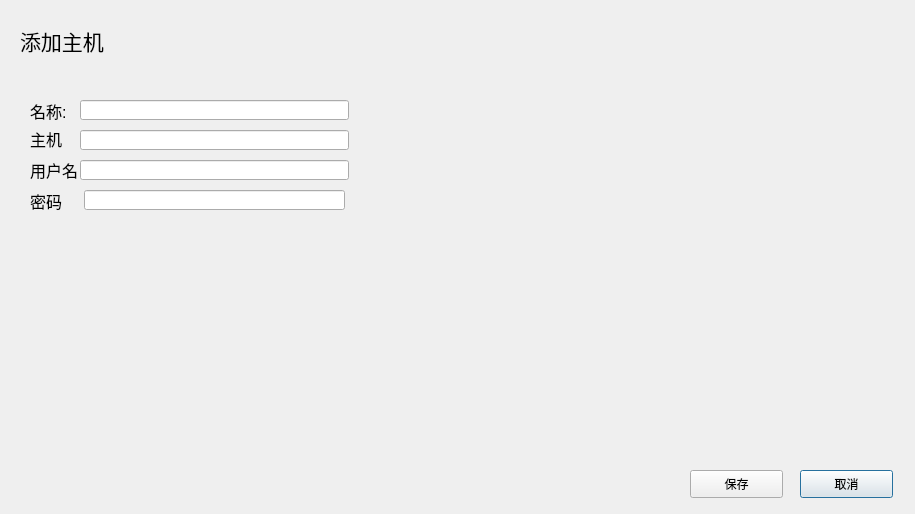
<?xml version="1.0" encoding="UTF-8"?>
<ui version="4.0">
 <class>add</class>
 <widget class="QDialog" name="add">
  <property name="geometry">
   <rect>
    <x>0</x>
    <y>0</y>
    <width>915</width>
    <height>514</height>
   </rect>
  </property>
  <property name="windowTitle">
   <string>添加主机</string>
  </property>
  <property name="layoutDirection">
   <enum>Qt::LayoutDirection::LeftToRight</enum>
  </property>
  <widget class="QLabel" name="label">
   <property name="geometry">
    <rect>
     <x>20</x>
     <y>20</y>
     <width>221</width>
     <height>41</height>
    </rect>
   </property>
   <property name="font">
    <font>
     <pointsize>16</pointsize>
    </font>
   </property>
   <property name="text">
    <string>添加主机</string>
   </property>
  </widget>
  <widget class="QPushButton" name="no">
   <property name="geometry">
    <rect>
     <x>800</x>
     <y>470</y>
     <width>93</width>
     <height>28</height>
    </rect>
   </property>
   <property name="text">
    <string>取消</string>
   </property>
  </widget>
  <widget class="QPushButton" name="ok">
   <property name="geometry">
    <rect>
     <x>690</x>
     <y>470</y>
     <width>93</width>
     <height>28</height>
    </rect>
   </property>
   <property name="text">
    <string>保存</string>
   </property>
  </widget>
  <widget class="QLineEdit" name="ming">
   <property name="geometry">
    <rect>
     <x>80</x>
     <y>100</y>
     <width>269</width>
     <height>20</height>
    </rect>
   </property>
  </widget>
  <widget class="QLabel" name="label_2">
   <property name="geometry">
    <rect>
     <x>30</x>
     <y>100</y>
     <width>48</width>
     <height>21</height>
    </rect>
   </property>
   <property name="font">
    <font>
     <pointsize>12</pointsize>
    </font>
   </property>
   <property name="text">
    <string>名称:</string>
   </property>
  </widget>
  <widget class="QLineEdit" name="zhuji">
   <property name="geometry">
    <rect>
     <x>80</x>
     <y>130</y>
     <width>269</width>
     <height>20</height>
    </rect>
   </property>
  </widget>
  <widget class="QLabel" name="label_3">
   <property name="geometry">
    <rect>
     <x>30</x>
     <y>128</y>
     <width>48</width>
     <height>21</height>
    </rect>
   </property>
   <property name="font">
    <font>
     <pointsize>12</pointsize>
    </font>
   </property>
   <property name="text">
    <string>主机</string>
   </property>
  </widget>
  <widget class="QLineEdit" name="name">
   <property name="geometry">
    <rect>
     <x>80</x>
     <y>160</y>
     <width>269</width>
     <height>20</height>
    </rect>
   </property>
  </widget>
  <widget class="QLabel" name="label_5">
   <property name="geometry">
    <rect>
     <x>30</x>
     <y>160</y>
     <width>48</width>
     <height>20</height>
    </rect>
   </property>
   <property name="font">
    <font>
     <pointsize>12</pointsize>
    </font>
   </property>
   <property name="text">
    <string>用户名</string>
   </property>
  </widget>
  <widget class="QLineEdit" name="password">
   <property name="geometry">
    <rect>
     <x>84</x>
     <y>190</y>
     <width>261</width>
     <height>20</height>
    </rect>
   </property>
  </widget>
  <widget class="QLabel" name="label_4">
   <property name="geometry">
    <rect>
     <x>30</x>
     <y>190</y>
     <width>41</width>
     <height>21</height>
    </rect>
   </property>
   <property name="font">
    <font>
     <pointsize>12</pointsize>
    </font>
   </property>
   <property name="text">
    <string>密码</string>
   </property>
  </widget>
  <widget class="QWidget" name="widget" native="true">
   <property name="geometry">
    <rect>
     <x>20</x>
     <y>220</y>
     <width>661</width>
     <height>281</height>
    </rect>
   </property>
   <property name="styleSheet">
    <string notr="true">image: url(:/img/RDO.png);</string>
   </property>
  </widget>
  <zorder>widget</zorder>
  <zorder>label</zorder>
  <zorder>no</zorder>
  <zorder>ok</zorder>
  <zorder>ming</zorder>
  <zorder>label_2</zorder>
  <zorder>zhuji</zorder>
  <zorder>label_3</zorder>
  <zorder>name</zorder>
  <zorder>label_5</zorder>
  <zorder>password</zorder>
  <zorder>label_4</zorder>
 </widget>
 <resources/>
 <connections/>
</ui>
